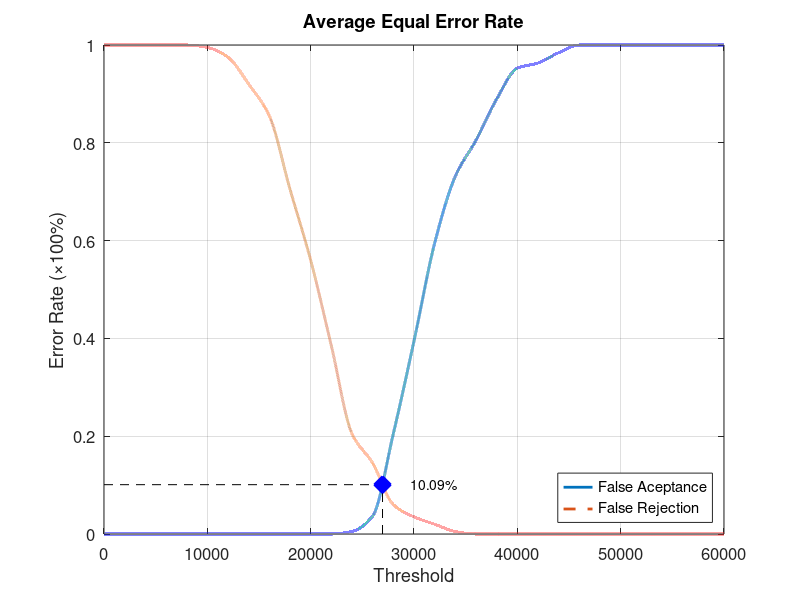
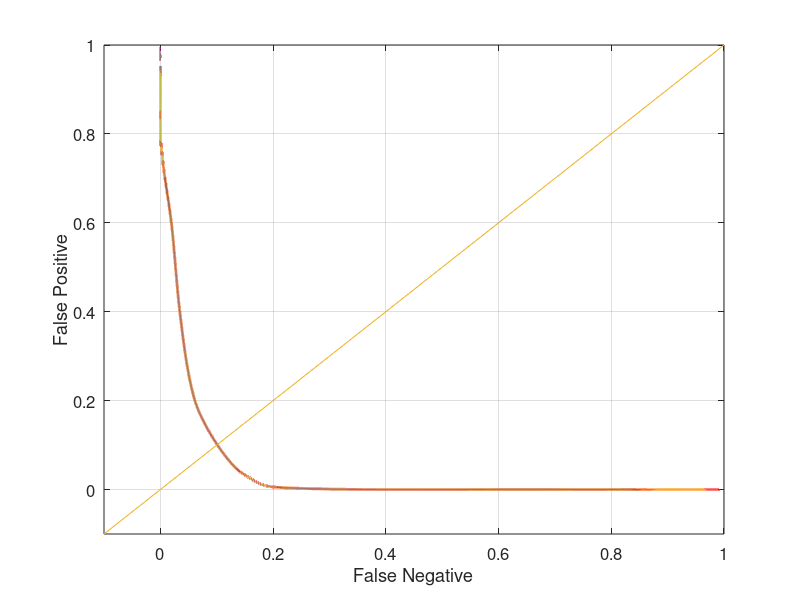

These charts were generated, in order, by the following MATLAB code:
function yEER = Database2_1
close all;
clear;
clc;
x = 0:2000:60000;
xq = 0:0.5:60000;

y0 = [0 0 0 0 0 0 0 0 0 0 0 0 0.00526316 0.0368421 0.205263 0.394737 0.594737 0.731579 0.805263 0.889474 0.952632 0.963158 0.984211 1 1 1 1 1 1 1 1];
yy0 = interp1(x, y0, xq, 'pchip');
y1 = [1 1 1 1 1 0.995 0.975 0.92 0.855 0.705 0.56 0.385 0.205 0.145 0.06 0.035 0.02 0.005 0 0 0 0 0 0 0 0 0 0 0 0 0];
yy1 = interp1(x, y1, xq, 'pchip');

% Calculating EER: 
y2 = abs(y0 - y1);
find(y2 == min(y2))
yy2 = abs(yy0 - yy1);
xEER = find(yy2 == min(yy2));
xEERIndex = xq(xEER) % X-axis EER
yEER = yy0(xEER) % Y-axis EER

main = figure
plot(xq, yy0,'-','LineWidth', 2);	hold on
plot(xq, yy1,'--','LineWidth', 2);	hold on
plot([xEERIndex xEERIndex], [0 yEER], 'k--');	hold on
plot([0 xEERIndex], [yEER yEER], 'k--');	hold on
plot(xEERIndex, yEER, 'bx', 'LineWidth', 10);	hold on
text(xEERIndex + 10 * xEERIndex / 100, yEER, [num2str(round((10000 * yEER)) / 100) '%'])
legend('False Aceptance', 'False Rejection', 'Location', 'SouthEast')
xlabel('Threshold')
ylabel('Error Rate (\times100%)')
title('Average Equal Error Rate')
set(gca, 'FontSize', 12)
axis([0 60000 0 1])
grid on

print(main, 'Database2_1Main', '-dpng');
FNRxFPR = figure('Color', [1 1 1]);
plot(yy1, yy0, '-', yy1, yy0, 'LineWidth', 2);
hold on
y = -0.1:0.1:1
plot(y, y); 
set(gca, 'FontSize', 12)
xlabel('False Negative')
ylabel('False Positive')
axis([-0.1 1 -0.1 1])
set(gca, 'FontSize', 12)
grid on

print(FNRxFPR, 'Database2_1FNRxFPR','-dpng');
end
